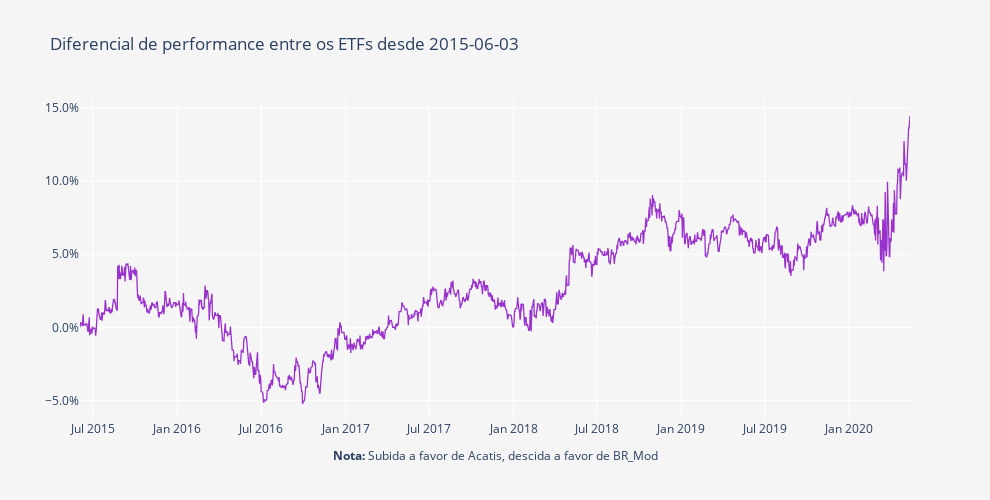

This figure's notebook cell:
### Code cell
layout = go.Layout(
    title='Diferencial de performance entre os ETFs desde ' + Begin,
    plot_bgcolor='#f5f5f5',
    paper_bgcolor='#f5f5f5',
    width=990,
    height=500,
    xaxis=dict(
        title='<b>Nota:</b> Subida a favor de ' + fundos.columns[0] + ', descida a favor de ' + fundos.columns[1],
        showgrid=True,
        titlefont=dict(size=12),
    ),
    yaxis=dict(
        title='',
        showgrid=True,
        zeroline=True, # Adicionar ou não a zero line
        tickformat=".1%" # tickformat=".2%" se quiseres mais casas decimais
    ))

trace0 = go.Scatter(
    x = fundos.index,
    y = (round(((fundos.iloc[:, 0]/fundos.iloc[:, 1])- 1), 5)),
    name = 'Portfolio',
    line = dict(
        color = 'darkorchid',
        width = 1.3)
)

data = [trace0]
        
fig = go.Figure(data=data, layout=layout)
py.iplot(fig)

### Figure 1 — Plotly figure (JSON) as saved in the notebook; plotly's stock layout.template omitted (floating-point values rounded to 4 significant figures; data arrays with more than 128 entries replaced by an {"elided": "..."} marker saying what was removed)
{"data": [{"line": {"color": "darkorchid", "width": 1.3}, "name": "Portfolio", "type": "scatter", "x": {"elided": "1941 str values"}, "y": {"elided": "1941 float values"}}], "layout": {"height": 500, "paper_bgcolor": "#f5f5f5", "plot_bgcolor": "#f5f5f5", "title": {"text": "Diferencial de performance entre os ETFs desde 2015-06-03"}, "width": 990, "xaxis": {"autorange": true, "range": ["2015-06-03", "2020-05-12"], "showgrid": true, "title": {"font": {"size": 12}, "text": "<b>Nota:</b> Subida a favor de Acatis, descida a favor de BR_Mod"}, "type": "date"}, "yaxis": {"autorange": true, "range": [-0.06328, 0.1554], "showgrid": true, "tickformat": ".1%", "title": {"text": ""}, "type": "linear", "zeroline": true}}}
